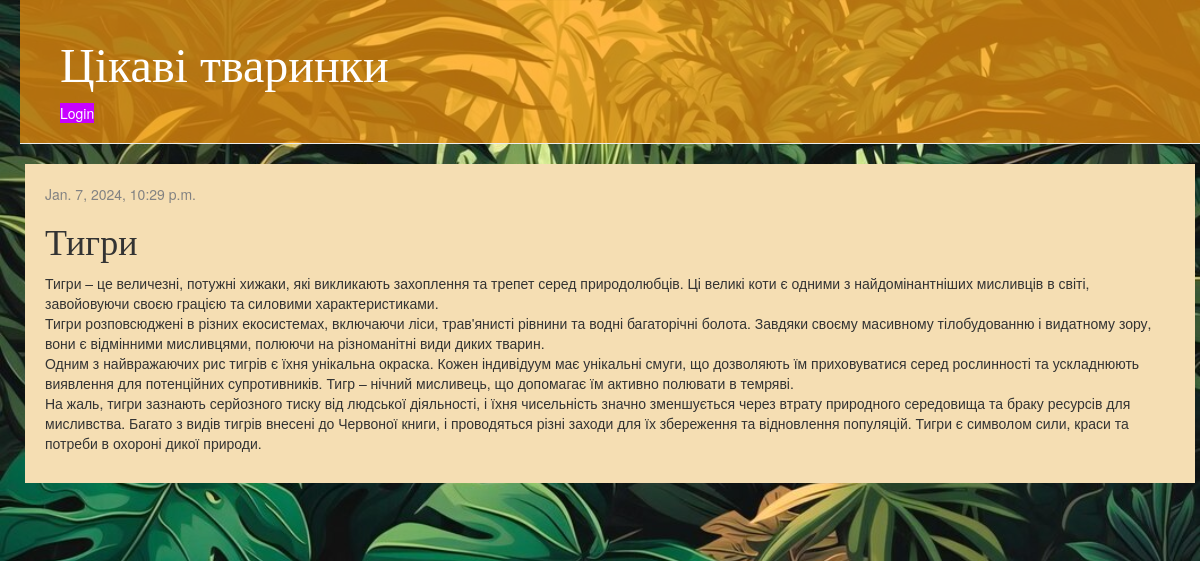
The app's page /post/2/ with its own data.
### blog/models.py (models this page shows, shortened)
class Post(models.Model):
    author = models.ForeignKey(settings.AUTH_USER_MODEL, on_delete=models.CASCADE)
    title = models.CharField(max_length=200)
    text = models.TextField()
    created_date = models.DateTimeField(default=timezone.now)
    published_date = models.DateTimeField(blank=True, null=True)

### blog/views.py (the view)
# urls.py: path('post/<int:pk>/', views.post_detail, name='post_detail'),
def post_detail(request, pk):
    post = get_object_or_404(Post, pk=pk)
    return render(request, 'blog/post_detail.html', {'post': post})

### blog/templates/blog/post_detail.html (shortened to what this page needs)
{% extends 'blog/base.html' %}
{% block content %}
    <div class="post">
        {% if post.published_date %}
            <div class="date">
                {{ post.published_date }}
            </div>
        {% endif %}
        <h1>{{ post.title }}</h1>
        <p>{{ post.text|linebreaksbr }}</p>
    </div>
{% endblock %}

### blog/static/css/blog.css (style rules this page uses)
body { padding-left: 20px; background-image: url("jungle.jpg"); background-size: contain ; }
h1, h2, h3, h4 { font-family: 'Lobster', cursive; }
.date { color: #828282; }
.post { margin-bottom: 50px; background-color: wheat; padding: 20px }

### records on screen
Post: published_date "Jan. 7, 2024, 10:29 p.m.", title "Тигри", text "Тигри – це величезні, потужні хижаки, які викликають захоплення та трепет серед природолюбців. Ці великі коти є одними з найдомінантніших мисливців в світі, завойовуючи своєю грацією та силовими характеристиками. Тигри розповсюджені в різних екосистемах, включаючи ліси, трав'янисті рівнини та водні багаторічні болота. Завдяки своєму масивному тілобудованню і видатному зору, вони є відмінними мисливцями, полюючи на різноманітні види диких тварин. Одним з найвражаючих рис тигрів є їхня унікальна окраска. Кожен індивідуум має унікальні смуги, що дозволяють їм приховуватися серед рослинності та ускладнюють виявлення для потенційних супротивників. Тигр – нічний мисливець, що допомагає їм активно…"
